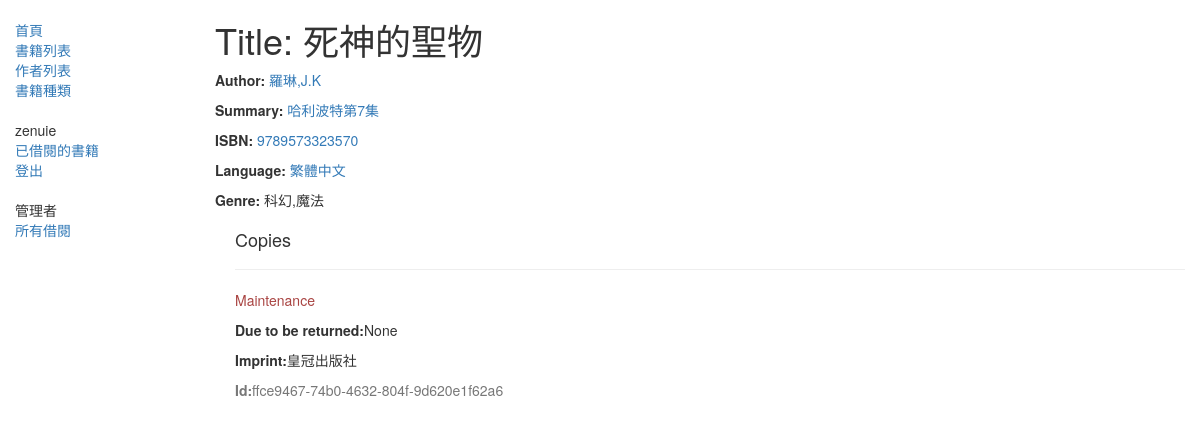
Screenshot of /catalog/book/1 (signed in) with the database file from the repository.
### catalog/models.py (models this page shows, shortened)
class Book(models.Model):
    title = models.CharField(max_length=200)
    author = models.ForeignKey('Author', on_delete=models.SET_NULL, null=True)
    summary = models.TextField(max_length=1000, help_text='Enter a brief description of the book')
    isbn = models.CharField('ISBN', max_length=13,
                            help_text='13 Character <a href="https://www.isbn-international.org/content/what-isbn'
                                      '">ISBN number</a>')
    genre = models.ManyToManyField(Genre, help_text='Select a genre for this book')
    def display_genre(self):
        '''Create a string for the Genre. This is required to display genre in Admin.'''
        return ', '.join(genre.name for genre in self.genre.all()[:3])
    display_genre.short_description = 'Genre'
    language = models.ForeignKey('Language', on_delete=models.SET_NULL, null=True)

class Author(models.Model):
    first_name = models.CharField('名字', max_length=100)
    last_name = models.CharField('姓氏', max_length=100)
    data_of_birth = models.DateField('出生', null=True, blank=True)
    data_of_death = models.DateField('逝世', null=True, blank=True)
    class Meta:
        ordering = ['last_name', 'first_name']
    def __str__(self):
        return f'{self.last_name},{self.first_name}'

class Language(models.Model):
    name = models.CharField(max_length=200,
                            help_text="Enter the book's natural language (e.g. English, French, Japanese etc.)")
    def __str__(self):
        return self.name

class Genre(models.Model):
    name = models.CharField(max_length=200, help_text='Eenter a book genre (e.g Science Fiction')
    def __str__(self):
        return self.name

class BookInstance(models.Model):
    id = models.UUIDField(primary_key=True, default=uuid.uuid4,
                          help_text='Unique ID for this particular book across whole library')
    book = models.ForeignKey('Book', on_delete=models.SET_NULL, null=True)
    imprint = models.CharField(max_length=200)
    due_back = models.DateField(null=True, blank=True)
    borrower = models.ForeignKey(User, on_delete=models.SET_NULL, null=True, blank=True)
    LOAN_STATUS = (
        ('m', 'Maintenance'),
        ('o', 'On loan'),
        ('a', 'Available'),
        ('r', 'Reserved'),
    )
    status = models.CharField(
        max_length=1,
        choices=LOAN_STATUS,
        blank=True,
        default='m',
        help_text='Book availability',
    )
    class Meta:
        ordering = ['due_back']
        permissions = (("can_mark_returned", "Set book as returned"),)

### catalog/views.py (the view, shortened to what this page needs)
# urls.py: path('book/<int:pk>', views.BookDetailView.as_view(), name='book-detail'),
class BookDetailView(LoginRequiredMixin, generic.DetailView):
    login_url = '/login/'
    redirect_field_name = 'redirect_to'
    model = Book
    template_name = 'book_detail.html'

### templates/book_detail.html (shortened to what this page needs)
{% extends "base_generic.html" %}
{% block content %}
    <h1>Title: {{ book.title }}</h1>
    <p><strong>Author:</strong> <a href="">{{ book.author }} </a></p>
    <p><strong>Summary:</strong> <a href="">{{ book.summary }} </a></p>
    <p><strong>ISBN:</strong> <a href="">{{ book.isbn }} </a></p>
    <p><strong>Language:</strong> <a href="">{{ book.language }} </a></p>
    <p><strong>Genre:</strong>
        {% for genre in book.genre.all %}{{ genre }}{% if not forloop.last %},{% endif %}{% endfor %}</p>
    <div style="margin-left: 20px;margin-top: 20px">
        <h4>Copies</h4>
        {% for copy in book.bookinstance_set.all %}
            <hr>
            <p class="{% if copy.status == 'a' %}text-success{% elif copy.status == 'm' %}text-danger{% endif %}">{{ copy.get_status_display }}</p>
            {% if copy.status != 'a' %}<p><strong>Due to be returned:</strong>{{ copy.due_back }}</p>{% endif %}
            <p><strong>Imprint:</strong>{{ copy.imprint }}</p>
            <p class="text-muted"><strong>Id:</strong>{{ copy.id }}</p>
        {% endfor %}
    </div>
{% endblock %}

### templates/base_generic.html (shortened to what this page needs)
<!DOCTYPE html>
<html lang="en">
<head>
    <link rel="stylesheet" href="https://maxcdn.bootstrapcdn.com/bootstrap/3.3.7/css/bootstrap.min.css">
    {% load static %}
    <link rel="stylesheet" href="{% static 'css/styles.css' %}">
</head>
<body>
<div class="container-fluid">
    <div class="row">
        <div class="col-sm-2">
            {% block sidebar %}
            <ul class="sidebar-nav">
                <li><a href="{% url 'index' %}">首頁</a></li>
                <li><a href="{% url 'books' %}">書籍列表</a></li>
                <li><a href="{% url 'authors' %}">作者列表</a></li>
                <li><a href="">書籍種類</a></li>
                <br/>
                {% if user.is_authenticated %}
                <li>{{ user.get_username }}</li>
                <li><a href="{% url 'my-borrowed' %}">已借閱的書籍</a></li>
                <li><a href="{% url 'logout' %}?next={{ request.path }}">登出</a></li>
                {% endif %}
                {% if user.is_staff %}
                <br/>
                <li>管理者</li>
                <li><a href="{% url 'all-borrowed' %}">所有借閱</a></li>
                {% endif %}
            </ul>
            {% endblock %}
        </div>
        <div class="col-sm-10">
            {% block content %}{% endblock %}
        </div>
    </div>
</div>
</body>
</html>

### catalog/static/css/styles.css (style rules this page uses)
.sidebar-nav { margin-top: 20px; padding: 0; list-style: none; }

### rows the page displays
Book: title "死神的聖物", author "羅琳,J.K", summary "哈利波特第7集", isbn "9789573323570", language "繁體中文"
Genre: name "科幻"
Genre: name "魔法"
BookInstance: status "Maintenance", due_back "None", imprint "皇冠出版社", id "ffce9467-74b0-4632-804f-9d620e1f62a6"

### other values shown
{{ user.get_username }} "zenuie"
